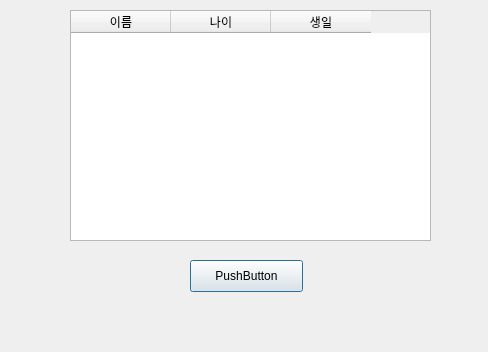
<?xml version="1.0" encoding="UTF-8"?>
<ui version="4.0">
 <class>Dialog</class>
 <widget class="QDialog" name="Dialog">
  <property name="geometry">
   <rect>
    <x>0</x>
    <y>0</y>
    <width>488</width>
    <height>352</height>
   </rect>
  </property>
  <property name="windowTitle">
   <string>Dialog</string>
  </property>
  <widget class="QTableWidget" name="tableWidget">
   <property name="geometry">
    <rect>
     <x>70</x>
     <y>10</y>
     <width>361</width>
     <height>231</height>
    </rect>
   </property>
   <column>
    <property name="text">
     <string>이름</string>
    </property>
   </column>
   <column>
    <property name="text">
     <string>나이</string>
    </property>
   </column>
   <column>
    <property name="text">
     <string>생일</string>
    </property>
   </column>
  </widget>
  <widget class="QPushButton" name="pushButton">
   <property name="geometry">
    <rect>
     <x>190</x>
     <y>260</y>
     <width>113</width>
     <height>32</height>
    </rect>
   </property>
   <property name="text">
    <string>PushButton</string>
   </property>
  </widget>
 </widget>
 <resources/>
 <connections/>
</ui>
